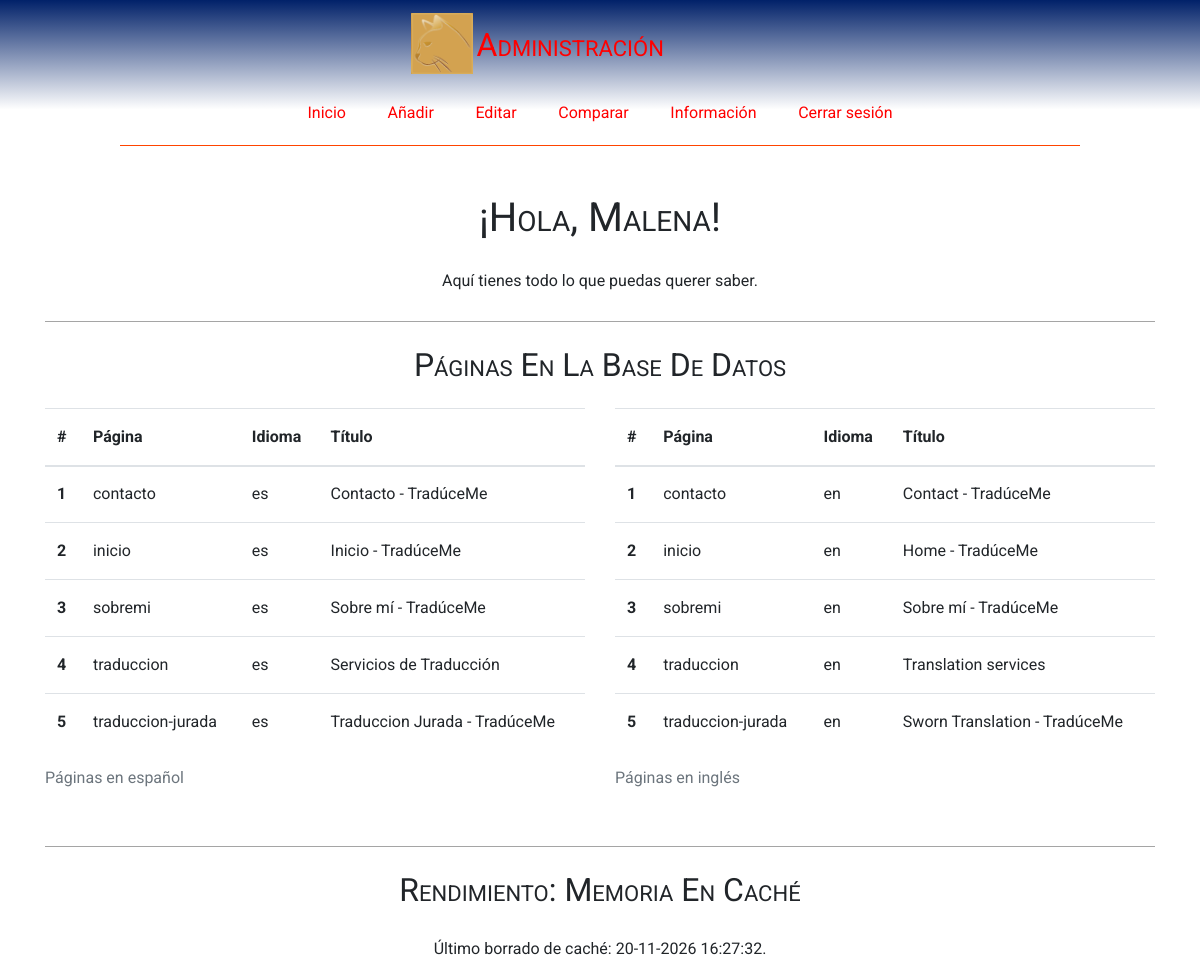
/tm_admin/info.php (signed in, upper part), run on an earlier commit of the app's database.
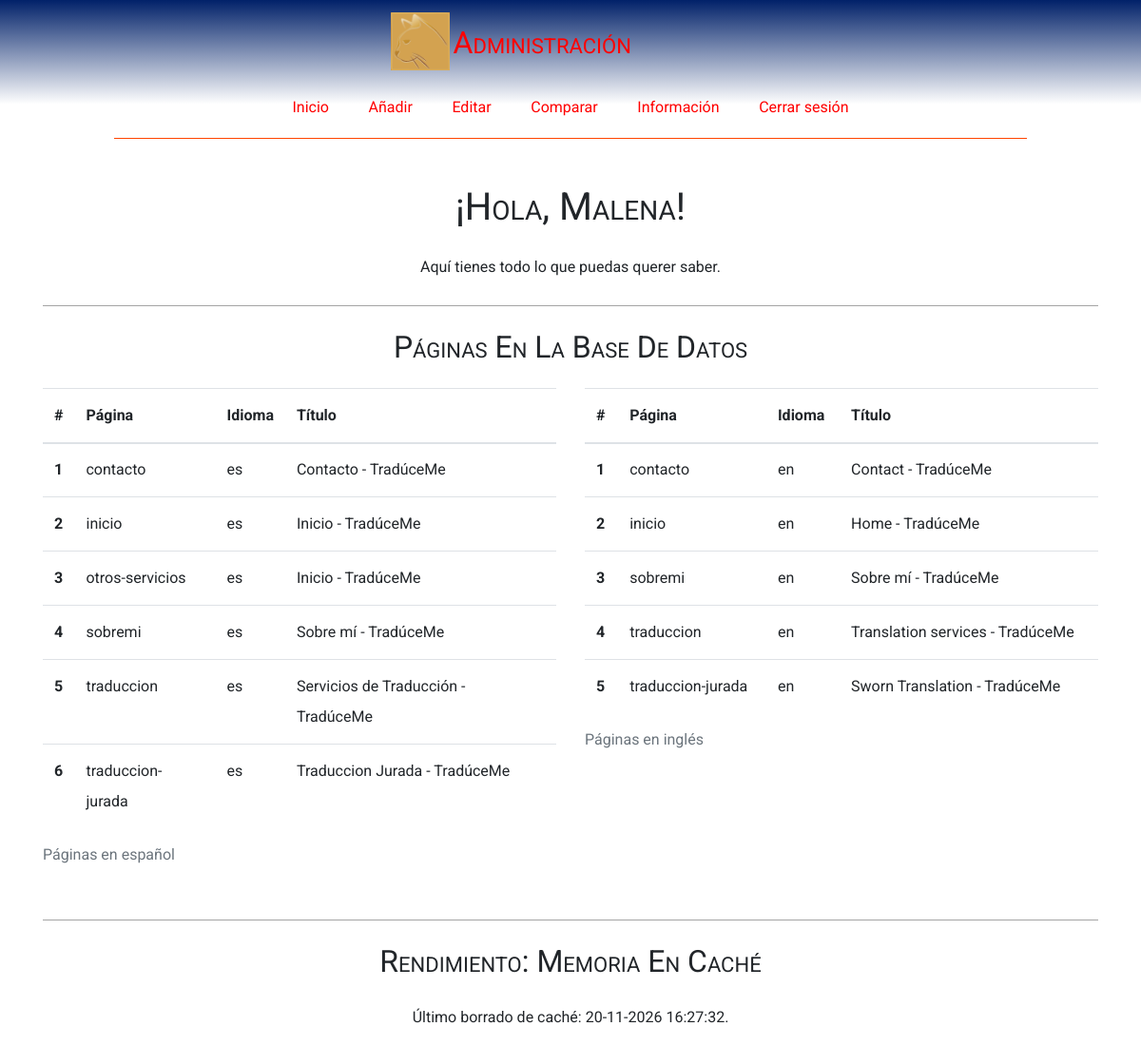
And on a later commit of the database.
### tables this page shows
CREATE TABLE `tm_page` (
  `page_name` varchar(40) NOT NULL,
  `lang` varchar(2) NOT NULL,
  `title` varchar(70) NOT NULL,
  `content` longtext NOT NULL
);

### model/db/traduceme/conexion.php (called while the page is built, shortened)
<?php
class Conexion
{
    public function __construct()
    {
        $this->conn = new mysqli(BD_HOST, BD_USER, BD_PW, BD_NAME);
    }
}
class Consulta extends Conexion
{
    private function anyRowAffected()
    {
        return true;
    }
    public function getPaginas($page_name = null, $lang = null)
    {
        if ($page_name != null) {
            if ($lang != null) {
                $select = "SELECT * FROM tm_page WHERE page_name = '$page_name' and lang = '$lang' ORDER BY page_name, lang ;";
            } else {
                $select = "SELECT * FROM tm_page WHERE page_name = '$page_name' ORDER BY page_name, lang ;";
            }
        } elseif ($lang != null) {
            $select = "SELECT * FROM tm_page WHERE lang = '$lang' ORDER BY page_name, lang ;";
        } else {
            $select = "SELECT * FROM tm_page ORDER BY page_name, lang ;";
        }
        $resultados = $this->conn->query($select);
        return $resultados->fetch_all(MYSQLI_ASSOC);
    }
}

### tm_admin/adminFunctions.php (the view, shortened to what this page needs)
<?php
function tabularMatrizN($matrizDatos, $arrayCabeceras = null, $clase = '', $caption = '')
{
    $tabla = "<table class='$clase'>
                <caption>$caption</caption>
                <thead>";
    if (is_array($arrayCabeceras)) {
        $maxCols = count($arrayCabeceras);
        $tabla .=  "<tr>";
        $tabla .=  "<th>#</th>";
        foreach ($arrayCabeceras as $th) {
            $tabla .=  "<th>$th</th>";
        }
        $tabla .=  "<tr>";
    }
    $tabla .= "</thead><tbody>";
    $row = 1;
    foreach ($matrizDatos as $fila) {
        $tabla .=  '<tr><th>' . $row++ . '</th>';
        $col = 0;
        foreach ($fila as $celda) {
            if ($maxCols <= $col) {
                break;
            }
            $col++;
            $tabla .=  "<td>" . $celda . "</td>";
        }
        $tabla .=  '</tr>';
    }
    $tabla .=  "</tbody></table>";
    return $tabla;
}

### tm_admin/info.php (shortened to what this page needs)
<?php
require_once 'adminFunctions.php';
require_once '../model/db/traduceme/conexion.php';
require_once '../model/Admin.php';
$tituloPaginaAdmin = "¡Hola, " . $_SESSION['logged_admin'] . "!";
$errores = '';
$conn = new Consulta();
try {
    $paginasES = $conn->getPaginas('', 'es');
    $paginasEN = $conn->getPaginas('', 'en');
    $tablaES = tabularMatrizN($paginasES, ['Página', 'Idioma', 'Título',], 'table caption-top', 'Páginas en español');
    $tablaEN = tabularMatrizN($paginasEN, ['Página', 'Idioma', 'Título',], 'table caption-top', 'Páginas en inglés');
} catch (BDException $e) {
    $errores .= "<p class='m-0'>" . $e->getMessage() . "</p>";
} catch (Exception $e) {
    $errores .= "<p class='m-0'>" . $e->getMessage() . "</p>";
}
$rutaCache = '../cache/index.php';
if (file_exists($rutaCache)) {
    $fechaCache = date("d-m-Y H:i:s", filectime($rutaCache));
} else {
    $fechaCache = 'NO DATA';
}
?>
<!DOCTYPE html>
<html lang="es">
<head>
    <?php
    include('_partials/cabecera.php');
    ?>
    <div class="container mt-4">
        <p class="">Aquí tienes todo lo que puedas querer saber.</p>
        <hr class="clasic mt-4">
    </div>
    <div class="container mt-4">
        <h2 class="mb-4">Páginas en la base de datos</h2>
        <div class="row text-left">
            <div class="col-xs-12 col-md-6">
                <?php echo $tablaES ?>
            </div>
            <div class="col-xs-12 col-md-6 ">
                <?php echo $tablaEN ?>
            </div>
        </div>
        <hr class="clasic mt-4">
    </div>
    <div class="container mt-4">
        <h2 class="mb-4 ">Rendimiento: memoria en caché</h2>
        <p>
            Último borrado de caché: <?php echo $fechaCache ?>.
        </p>
    </div>
    </main>
    <?php
    include('_partials/pie.php');
    ?>

### tm_admin/_partials/cabecera.php (shortened to what this page needs)
<link rel="stylesheet" href="https://stackpath.bootstrapcdn.com/bootstrap/4.5.2/css/bootstrap.min.css">
<link rel="stylesheet" href="../assets/css/estructura.css">
</head>
<body id="<?php echo $id_admin_page ?>">
    <header>
        <div id="logoYTitulo">
            <a href=".."> <img src="../img/logo.png" alt="logo" id="logoCabecera" class="logo">
            </a>
            <a href=".">
                <p id="tituloWeb" class="m-0">Administración</p>
            </a>
        </div>
        <ul id="menu">
            <li> <a href="cuidado.php">Inicio</a></li>
            <li> <a href="añadir.php">Añadir</a></li>
            <li> <a href="editar.php">Editar</a></li>
            <li> <a href="comparar.php">Comparar</a></li>
            <li> <a href="info.php">Información</a></li>
            <li> <a href="?cerrarSesion=">Cerrar sesión</a></li>
        </ul>
    </header>
    <main class="mt-4 pt-4 center">
        <div class="container">
            <h1><?php echo $tituloPaginaAdmin ?></h1>
        </div>

### tm_admin/_partials/pie.php (shortened to what this page needs)
</body>
</html>

### assets/css/estructura.css (style rules this page uses)
* { font-family: 'Roboto', 'Lucida Sans', 'Lucida Sans Regular', 'Lucida Grande', 'Lucida Sans Unicode', Geneva, Verdana, sans-serif }
* { padding: 0; margin: 0; }
html { overflow-y: scroll visible; overflow-x: scroll visible; }
html, body { width: 100%; height: 100%; max-width: 100%; font-size: 16px; line-height: 2rem; }
body { -ms-overflow-style: none; scrollbar-width: none; }
h1, h2, h3, h4, h5, h6, .heading, #tituloWeb { line-height: normal; font-weight: normal; text-transform: capitalize; font-variant: small-caps; }
#tituloWeb { font-size: 2rem; }
hr { display: block; }
hr, hr.margarita { height: 200px; background: url(../../img/libroflorllave.jpg) fixed 100% 100%; background-size: cover; background-position: absolute; background-repeat: no-repeat; }
hr.clasic { height: 0px; border-top: 1px solid rgb(165, 165, 165); margin-top: 20px; margin-bottom: 20px; }
ul { padding-left: 0; }
.center { text-align: center; }
img { height: auto; width: auto; max-width: 100%; margin: 0; padding: 0; border: none; }
a { color: blue; text-decoration: none; }
body { display: grid; grid-template-columns: 1fr; grid-template-rows: min-content min-content min-content auto min-content min-content; grid-template-areas: 'cabecera''menú''migas''cuerpo''aside''pie'; }
header { grid-area: cabecera; background-color: white; align-items: center; width: 100%; height: min-content; display: flex; flex-wrap: wrap; flex-direction: column; justify-content: space-between; align-items: center; height: min-content; border-bottom: 1px solid #f40; }
header a { color: red; }
#logoYTitulo { width: 100%; display: flex; flex-direction: row-reverse; justify-content: space-between; align-items: center; }
#logoCabecera { height: 3.8rem; width: auto; margin: 0.2rem; }
#menu { display: none; grid-area: menú; list-style: none; margin: 0; padding: 0; width: 100%; height: max-content; text-align: center; flex-direction: column; }
#menu li { box-sizing: content-box; height: min-content; border-top: 1px solid #f40; }
#menu a, #menu .menu-li { display: block; padding-top: 1rem; padding-bottom: 1rem; text-decoration: none; }
main { grid-area: cuerpo; }
@media screen and (min-width: 630px) { #menu a { padding: 1rem 1.5rem; } }
@media screen and (min-width: 768px) { header { display: flex; flex-wrap: wrap; flex-direction: column; align-items: center; border-bottom: none; background: linear-gradient(#012169, #fff 75%); padding-top: 10px; } }
@media screen and (min-width: 768px) { #logoYTitulo { width: max-content; display: flex; flex-direction: row; justify-items: flex-end; align-content: flex-end; padding-right: 4rem; } }
@media screen and (min-width: 768px) { #tituloWeb { padding-right: 4rem; } }
@media screen and (min-width: 768px) { #logoCabecera { margin-bottom: 7px; } }
@media screen and (min-width: 768px) { #menu { display: flex !important; grid-area: menú; list-style: none; margin: auto; padding: 0; width: max-content; height: max-content; text-align: center; flex-direction: row; width: 80%; justify-content: center; border-bottom: 1px solid #f40; } }
@media screen and (min-width: 768px) { #menu li { box-sizing: content-box; height: min-content; border: none; z-index: 9999; } }
@media screen and (min-width: 768px) { #menu a { padding: 1rem 1.3rem; } }
@media screen and (min-width: 768px) { #menu li:not(:last-child) { border-right: none; } }

What changed in the data, as far as the page shows it:
added tm_page: page_name "otros-servicios", lang "es", title "Inicio - TradúceMe"
Also different on the page:
new list line: "Servicios de Traducción - TradúceMe"
new list line: "Translation services - TradúceMe"
list line gone: "Servicios de Traducción"
list line gone: "Translation services"
